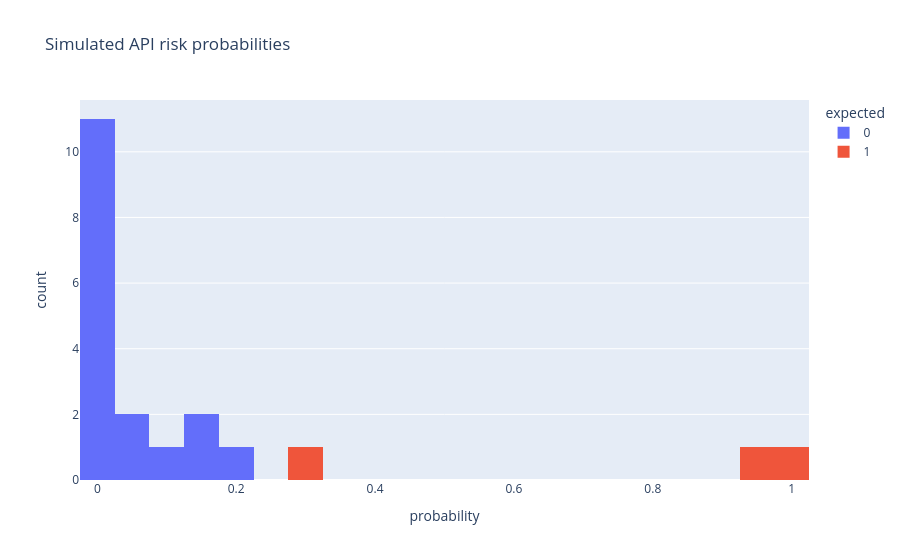

Here is the notebook cell this chart was saved with:
### Markdown cell above
## 4. Inspect simulation behavior

### Code cell
display(simulation.describe())
px.histogram(simulation, x="probability", color="expected", nbins=20, title="Simulated API risk probabilities").show()

### Figure 1 — Plotly figure (JSON) as saved in the notebook; plotly's stock layout.template omitted (floating-point values rounded to 4 significant figures)
{"data": [{"bingroup": "x", "hovertemplate": "expected=0<br>probability=%{x}<br>count=%{y}<extra></extra>", "legendgroup": "0", "marker": {"color": "#636efa", "pattern": {"shape": ""}}, "name": "0", "nbinsx": 20, "orientation": "v", "showlegend": true, "type": "histogram", "x": [0.156, 0.0001647, 0.06699, 0.01396, 0.0001647, 0.0001736, 0.03195, 0.15, 0.09243, 0.0001647, 0.2038, 0.0001736, 0.0001647, 0.0001647, 0.0001647, 0.0001647, 0.0001647], "xaxis": "x", "yaxis": "y"}, {"bingroup": "x", "hovertemplate": "expected=1<br>probability=%{x}<br>count=%{y}<extra></extra>", "legendgroup": "1", "marker": {"color": "#EF553B", "pattern": {"shape": ""}}, "name": "1", "nbinsx": 20, "orientation": "v", "showlegend": true, "type": "histogram", "x": [0.3034, 0.9333, 0.9952], "xaxis": "x", "yaxis": "y"}], "layout": {"barmode": "relative", "legend": {"title": {"text": "expected"}, "tracegroupgap": 0}, "title": {"text": "Simulated API risk probabilities"}, "xaxis": {"anchor": "y", "domain": [0.0, 1.0], "title": {"text": "probability"}}, "yaxis": {"anchor": "x", "domain": [0.0, 1.0], "title": {"text": "count"}}}}
